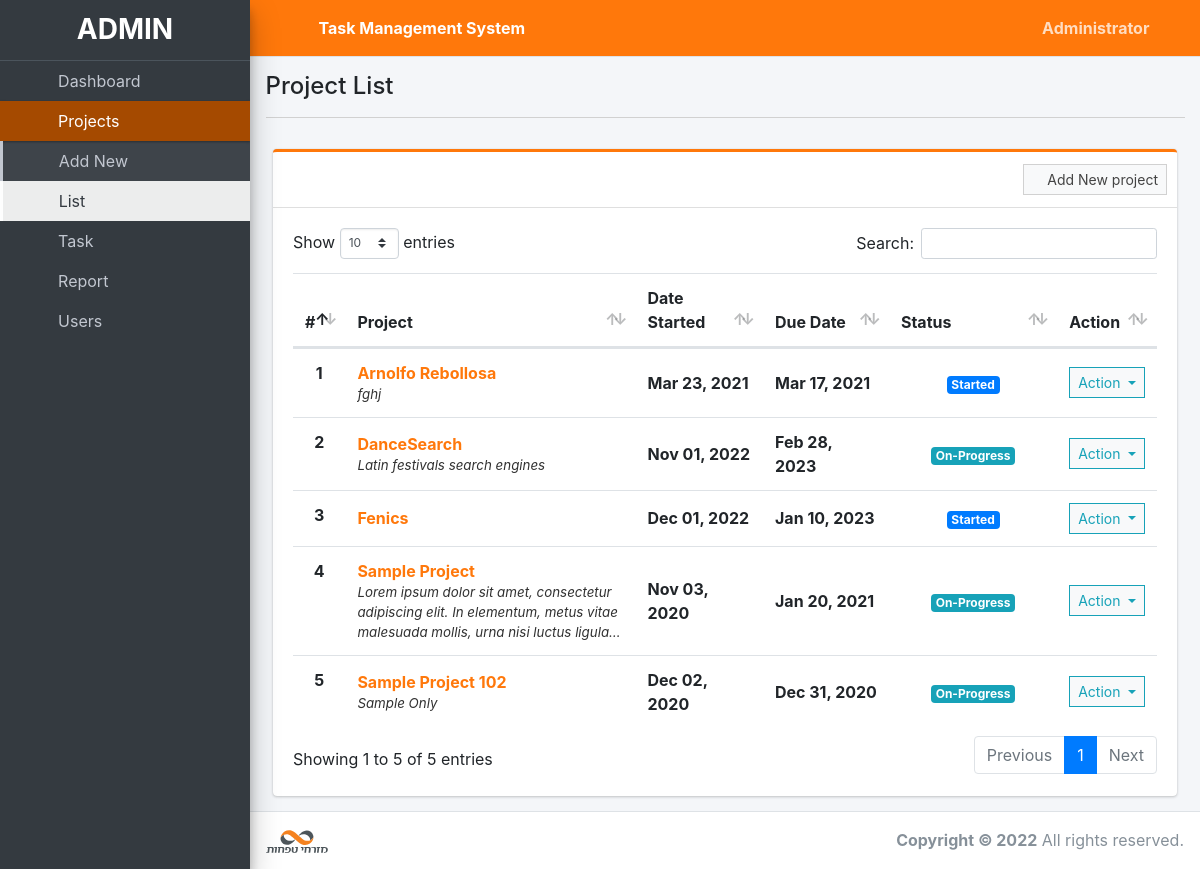
The app's page /index.php?page=project_list (signed in) with its own data.
### tables this page shows
CREATE TABLE `project_list` (
  `id` int(30) NOT NULL,
  `name` varchar(200) NOT NULL,
  `description` text NOT NULL,
  `status` tinyint(2) NOT NULL,
  `start_date` date NOT NULL,
  `end_date` date NOT NULL,
  `manager_id` int(30) NOT NULL,
  `user_ids` text NOT NULL,
  `date_created` datetime NOT NULL DEFAULT current_timestamp(),
  `repository` varchar(255) NOT NULL
);

### project_list.php (the view, shortened to what this page needs)
<?php include'db_connect.php' ?>
<div class="col-lg-12">
	<div class="card card-outline card-success">
		<div class="card-header">
            <?php if($_SESSION['login_type'] != 3): ?>
			<div class="card-tools">
				<a class="btn btn-block btn-sm btn-default btn-flat border-primary" href="./index.php?page=new_project"><i class="fa fa-plus"></i> Add New project</a>
			</div>
            <?php endif; ?>
		</div>
		<div class="card-body">
			<table class="table tabe-hover table-condensed" id="list">
				<colgroup>
					<col width="5%">
					<col width="35%">
					<col width="15%">
					<col width="15%">
					<col width="20%">
					<col width="10%">
				</colgroup>
				<thead>
					<tr>
						<th class="text-center">#</th>
						<th>Project</th>
						<th>Date Started</th>
						<th>Due Date</th>
						<th>Status</th>
						<th>Action</th>
					</tr>
				</thead>
				<tbody>
					<?php
					$i = 1;
					$stat = array("Pending","Started","On-Progress","On-Hold","Over Due","Done");
					$where = "";
					$qry = $conn->query("SELECT * FROM project_list $where order by name asc");
					while($row= $qry->fetch_assoc()):
						$trans = get_html_translation_table(HTML_ENTITIES,ENT_QUOTES);
						unset($trans["\""], $trans["<"], $trans[">"], $trans["<h2"]);
						$desc = strtr(html_entity_decode($row['description']),$trans);
						$desc=str_replace(array("<li>","</li>"), array("",", "), $desc);
		                $cprog = $conn->query("SELECT * FROM task_list where project_id = {$row['id']} and status = 3")->num_rows;
		                $prod = $conn->query("SELECT * FROM user_productivity where project_id = {$row['id']}")->num_rows;
						if($row['status'] == 0 && strtotime(date('Y-m-d')) >= strtotime($row['start_date'])):
						if($prod  > 0  || $cprog > 0)
		                  $row['status'] = 2;
		                else
		                  $row['status'] = 1;
						elseif($row['status'] == 0 && strtotime(date('Y-m-d')) > strtotime($row['end_date'])):
						$row['status'] = 4;
						endif;
					?>
					<tr>
						<th class="text-center"><?php echo $i++ ?></th>
						<td>
							<p><b><a href="./index.php?page=view_project&id=<?php echo $row['id'] ?>" data-id="<?php echo $row['id'] ?>"><?php echo ucwords($row['name']) ?></a></b></p>
							<p class="truncate"><?php echo strip_tags($desc) ?></p>
						</td>
						<td><b><?php echo date("M d, Y",strtotime($row['start_date'])) ?></b></td>
						<td><b><?php echo date("M d, Y",strtotime($row['end_date'])) ?></b></td>
						<td class="text-center">
							<?php
							  if($stat[$row['status']] =='Pending'){
							  	echo "<span class='badge badge-secondary'>{$stat[$row['status']]}</span>";
							  }elseif($stat[$row['status']] =='Started'){
							  	echo "<span class='badge badge-primary'>{$stat[$row['status']]}</span>";
							  }elseif($stat[$row['status']] =='On-Progress'){
							  	echo "<span class='badge badge-info'>{$stat[$row['status']]}</span>";
							  }elseif($stat[$row['status']] =='On-Hold'){
							  	echo "<span class='badge badge-warning'>{$stat[$row['status']]}</span>";
							  }elseif($stat[$row['status']] =='Over Due'){
							  	echo "<span class='badge badge-danger'>{$stat[$row['status']]}</span>";
							  }elseif($stat[$row['status']] =='Done'){
							  	echo "<span class='badge badge-success'>{$stat[$row['status']]}</span>";
							  }
							?>
						</td>
						<td class="text-center">
							<button type="button" class="btn btn-default btn-sm btn-flat border-info wave-effect text-info dropdown-toggle" data-toggle="dropdown" aria-expanded="true">
		                      Action
		                    </button>
						</td>
					</tr>
				<?php endwhile; ?>
				</tbody>
			</table>
		</div>
	</div>
</div>

### project_list.php (style rules this page uses)
table p { margin: unset !important; }
table td { vertical-align: middle !important }

### records on screen
project_list: name "Arnolfo Rebollosa", description "fghj", start_date "Mar 23, 2021", end_date "Mar 17, 2021", status "Started"
project_list: name "DanceSearch", description "Latin festivals search engines", start_date "Nov 01, 2022", end_date "Feb 28, 2023", status "On-Progress"
project_list: name "Fenics", start_date "Dec 01, 2022", end_date "Jan 10, 2023", status "Started"
project_list: name "Sample Project", description "Lorem ipsum dolor sit amet, consectetur adipiscing elit. In elementum, metus vitae malesuada mollis, urna nisi luctus…", start_date "Nov 03, 2020", end_date "Jan 20, 2021", manager "On-Progress"
project_list: name "Sample Project 102", description "Sample Only", start_date "Dec 02, 2020", end_date "Dec 31, 2020", status "On-Progress"

### other values on screen
$_SESSION['system']['name'] "Task Management System"
$_SESSION['login_firstname'] "Administrator"
$title "Project List"
